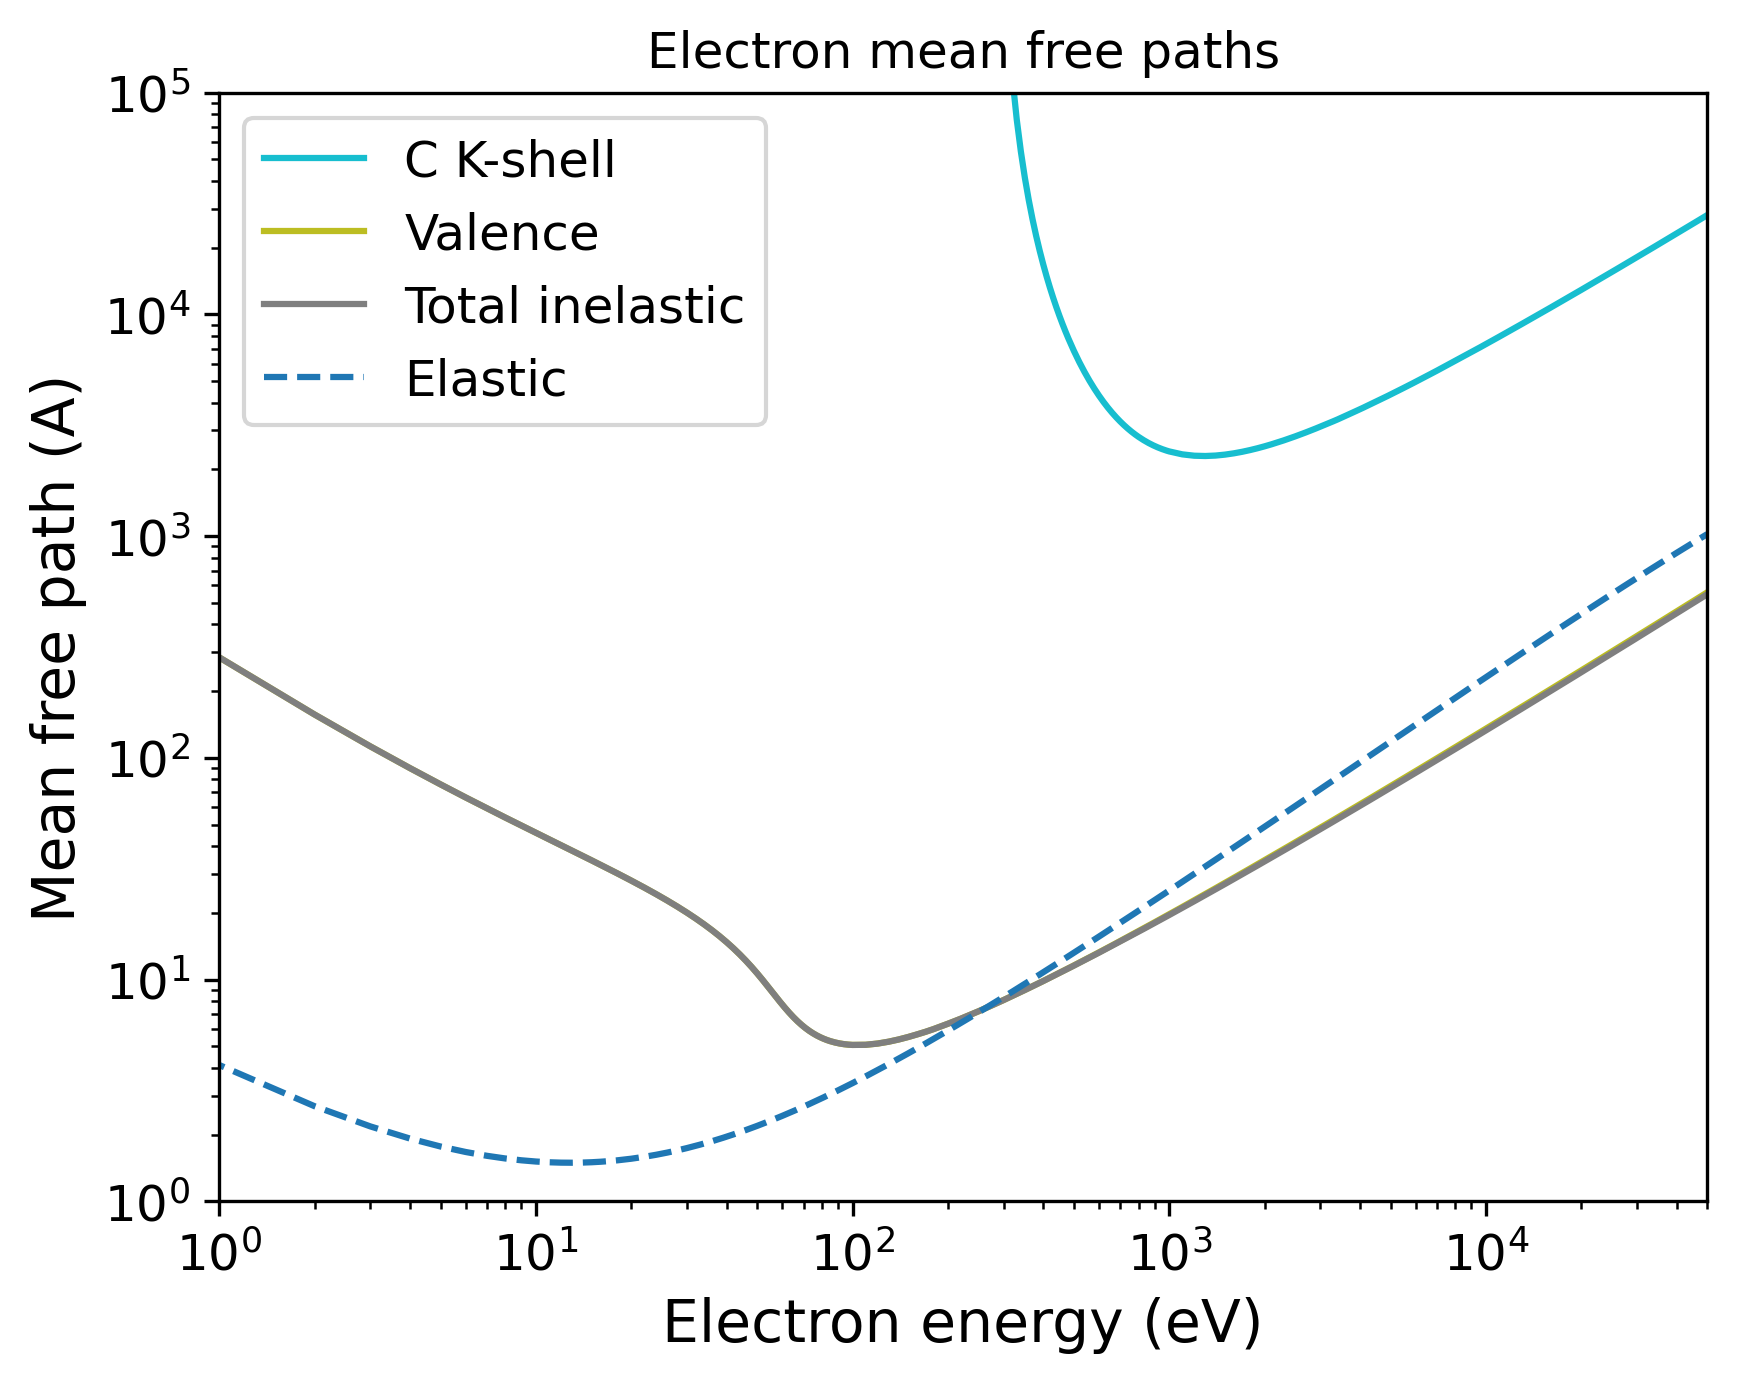

Reproduce this figure in Python.
import pandas as pd
import numpy as np
import matplotlib.pyplot as plt
import matplotlib.cm as cm
# Set the format:
plt.xlabel("Electron energy (eV)", fontsize=14)
plt.ylabel("Mean free path (A)", fontsize=14)
plt.xticks(fontsize=12)
plt.yticks(fontsize=12)
plt.grid(False)
# Set the axes:
# Read the output file:
df = pd.read_csv(r"OUTPUT_Biphenylene_Electron_IMFP.dat", sep=r'\s+', header=None, comment="#", skipinitialspace=True)
plt.xscale("log")
plt.yscale("log")
# Prepare the plot:
columns_to_plot = [ 1, 2, 3]
labels = [ "C K-shell", "Valence", "Total inelastic"]
# Create N distinct colors from a colormap
N = len(columns_to_plot)
colors = plt.cm.tab10(np.linspace(1, 0, 10))
# Set line styles:
linestyles = [ "-", "-", "-"]
for i, col in enumerate(columns_to_plot):
    color = colors[i % len(colors)]
    ls    = linestyles[i % len(linestyles)]
    label = labels[i % len(labels)]
    plt.plot(df.iloc[:, 0], df.iloc[:, col],
    color=color,
    label=label,
    linestyle=ls)
# Add a curve from the second file
df2 = pd.read_csv(r"OUTPUT_Biphenylene_Electron_EMFP.dat", sep=r'\s+', header=None, comment="#", skipinitialspace=True)
columns_to_plot2 = [ 2]
labels2 = [ "Elastic"]
# Create second part of the plot:
for col, label in zip(columns_to_plot2, labels2):
    plt.plot(df2.iloc[:, 0], df2.iloc[:, col], label=label, linestyle="--")
plt.xlim(1.00000000,50000.00000000)
plt.ylim(1.00000000,100000.00000000)
plt.title("Electron mean free paths")
plt.legend(loc="best", fontsize=12)
# Save the plot in this format:
plt.savefig("OUTPUT_MFP_electron.png", dpi=300, bbox_inches="tight")
